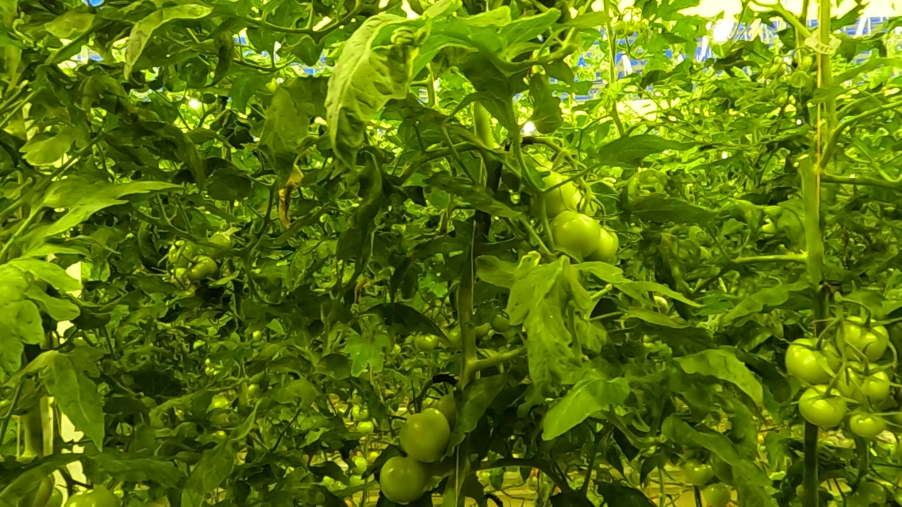
#> input picture 006_LS_ImageMaskLabel_paddle_seg/data/JPEGImages/GX010034_10.jpg, 2704 x 1520 px, found by its file name (shown at 1/3 size); the run also reads 3 pictures not shown here
$ jupyter execute --allow-errors LS_to_paddlepaddle_seg.ipynb
#> lines starting #> are read from the running program, lines starting #| are printed output that depends on the picture
[cell 1]
import numpy as np
import os
import json
import cv2 as cv
import shutil
import random

### Check initial

[cell 2]
# paddle anot
# path_img = "/Users/YaVolkonskiy/Documents/Projects/tomato/data/002_data_experiments/example_paddle_seg/optic_disc_seg/Annotations/H0002.png"


# anot our
# path_img = "/Users/YaVolkonskiy/Documents/Projects/tomato/data/002_data_experiments/004_train_Mask2Former_panoptic_23_10_23/paddle_paddle_resized/Annotations/GX010026_73.png"
path_img = "/Users/YaVolkonskiy/Documents/Projects/tomato/data/002_data_experiments/004_train_Mask2Former_panoptic_23_10_23/paddle_paddle_512_0123/Annotations/GX010026_73.png"


img_np = cv.imread(path_img)
# img_np[220:270,220:270,:]
img_np[:,:,:3]

[cell 3]
img_np.shape
#> Out = (1520, 2704, 3)

[cell 4]
img_np

[cell 5]
img_np[420:470,420:470,:]

[cell 6]
np.unique(img_np)
#> Out = [0, 1, 2, 3]

## Set labeled imgs

[cell 7]
selected_images={"GX010034_14.jpg",
                 "GX010040_19.jpg",
                 "GX010034_10.jpg",
                 "GX010035_50.jpg",
                 "GX010044_4.jpg",
                 "GX010038_1.jpg",
                 "GX010045_15.jpg",
                 "GX010046_6.jpg",
                 "GX010045_17.jpg",
                 "GX010044_6.jpg",
                 "GX010045_17.jpg",
                 "GX010044_6.jpg",
                 "GX010040_31.jpg",
                 "GX010038_17.jpg",
                 "GX010045_29.jpg",
                 "GX010044_5.jpg",
                 "GX010040_3.jpg",
                 "GX010042_1.jpg",
                 "GX010032_8.jpg"}

path_image="/Users/YaVolkonskiy/Documents/Projects/tomato/data/001_raw_data/002_video_data_customer/002_labeled/labeled_Olga_Gelya_21_11_23/img_selected_labeled/"

## Load labeled LS anot

[cell 8]
# pth_name = "project-13-at-2023-11-21-11-39-a223ddf0.json"
pth_name ="/Users/YaVolkonskiy/Documents/Projects/tomato/data/001_raw_data/002_video_data_customer/002_labeled/labeled_Olga_Gelya_21_11_23/project-13-at-2023-11-21-11-39-a223ddf0.json"

#> (the rest of this cell did not finish here and is left out)

[cell 9]
dict_clas={"leaf":1,
            "stem":2,
            "tomato":3}

## Pipe convert LS to paddle_paddle_sef

[cell 10]
# [14 lines left out: functions relative2absalute, get_resolution, not called in this run]

def change_ext(name_file, new_ext):
    pre, ext = os.path.splitext(name_file)
    return f"{pre}.{new_ext}"

# [33 lines left out: function LS2paddle_seg, not called in this run]

## pipe to paddle_seg

[cell 11]
# dict_clas={ "leaf":80,
#             "stem":160,
#             "tomato":240 }

dict_clas={"leaf":1,
            "stem":2,
            "tomato":3}

dst="/Users/YaVolkonskiy/Documents/Projects/tomato/data/002_data_experiments/004_train_Mask2Former_panoptic_23_10_23/paddle_paddle_gray/Annotations_gray/"

#> (the rest of this cell did not finish here and is left out)

# SECOND SET

### another paddle_seg

[cell 12]
selected_images={"GX010027_42.jpg",
                 "GX010027_1.jpg",
                 "GX010028_70.jpg",
                 "GX010020_89.jpg",
                 "GX010027_6.jpg",
                 "GX010017_20.jpg",
                 "GX010023_34.jpg",
                 "GX010027_46.jpg",
                 "GX010018_63.jpg",
                 "GX010026_12.jpg",
                 "GX010024_4.jpg",
                 "GX010025_60.jpg",
                 "GX010028_20.jpg",
                 "GX010018_9.jpg",
                 "GX010021_34.jpg", # from this point new labels
                 "GX010027_37.jpg",
                 "GX010019_6.jpg",
                 "GX010023_13.jpg",
                 "GX010020_43.jpg",
                 "GX010023_55.jpg",
                 "GX010019_85.jpg",
                 "GX010026_73.jpg",
                 "GX010027_24.jpg",
                 "GX010027_19.jpg",
                 "GX010020_10.jpg",
                 "GX010028_60.jpg",
                 "GX010027_28.jpg"
                 }

[cell 13]
pth_name ="/Users/YaVolkonskiy/Documents/Projects/tomato/data/001_raw_data/001_video_data_customer/003_labels/002_labeled_studio_LEAF_TOMATO_15.11.23/project-8-at-2023-11-15-17-09-e7686567.json"

#> (the rest of this cell did not finish here and is left out)

#> (a cell that did not finish here is left out)

[cell 15]
# dict_clas={ "leaf":80,
#             "stem":160,
#             "tomato":240 }

dict_clas={"leaf":1,
            "stem":2,
            "tomato":3}

dst="/Users/YaVolkonskiy/Documents/Projects/tomato/data/002_data_experiments/004_train_Mask2Former_panoptic_23_10_23/paddle_paddle_gray/Annotations_gray/"

#> (the rest of this cell did not finish here and is left out)

## split to traind and val

[cell 16]
def del_recursiv_DS_Store(path):
    if os.path.isdir(path):
        # Clear file counter
        i = 0

        # Runs through all files in the directory
        for root, sub, files in os.walk(path):

            for file in files:

                # Checks if exists .DS_Store file
                if file == ".DS_Store":

                    # Get full path of current .DS_Store file
                    fullpath = os.path.abspath(os.path.join(root, file))
                    print (f"Deleting  + {fullpath}")

                    # Remove file
                    os.remove(fullpath)
                    i += 1

        print (f"str(i) +  files deleted")

[cell 17]
pth = "/Users/YaVolkonskiy/Documents/Projects/tomato/data/002_data_experiments/004_train_Mask2Former_panoptic_23_10_23/paddle_paddle/"

del_recursiv_DS_Store(pth)

[cell 18]
pth_labes = "/Users/YaVolkonskiy/Documents/Projects/tomato/data/002_data_experiments/004_train_Mask2Former_panoptic_23_10_23/paddle_paddle/Annotations"

list_anot = os.listdir(pth_labes)
list_anot
# UpdatedList = random.sample(list_anot, 3)

[cell 19]
def split_TrainVal(l,p):
    amount_for_train = int(len(l)*p)
    train_set = set(random.sample(l, amount_for_train))
    # val_set = list(set(l)-set(l_train))
    l=set(l)
    val_set=l.difference(train_set)
    return list(train_set), list(val_set)

[cell 20]
train_list, val_list = split_TrainVal(list_anot, 0.85)


print(f"Amount train_list : {len(train_list)}")
print(f"Amount val_list   : {len(val_list)}")

print( f"Intersection is none: {set(train_list).intersection( set(val_list))==set()} " )

[cell 21]
def write_anot(exmpl_list, dst_dirout, name_file):
#> called with name_file = 'val_list.txt'
    val_str= ""

    img_foldName = "JPEGImages"
    anot_foldName = "Annotations"

    for name_file_anot in exmpl_list:
        name_file_jpg = change_ext(name_file_anot, "jpg")
        tmp_str = f"{img_foldName}/{name_file_jpg} {anot_foldName}/{name_file_anot}"
        val_str= f"{val_str}\n{tmp_str}"

    val_str=val_str.strip("\n")

    dst_dirout = os.path.join(dst_dirout, name_file)
    with open(dst_dirout, 'w') as f:
        f.write(val_str)
    print(f"Well done!!!")
    return val_str

[cell 22]
name_file = "val_list.txt"
dst_dirout = "/Users/YaVolkonskiy/Documents/Projects/tomato/data/002_data_experiments/004_train_Mask2Former_panoptic_23_10_23/paddle_paddle/"

exmpl_list = val_list

val_str= write_anot(exmpl_list, dst_dirout, name_file)

[cell 23]
val_str.strip("\n")

[cell 24]
name_file = "train_list.txt"
dst_dirout = "/Users/YaVolkonskiy/Documents/Projects/tomato/data/002_data_experiments/004_train_Mask2Former_panoptic_23_10_23/paddle_paddle/"

exmpl_list = train_list

val_str= write_anot(exmpl_list, dst_dirout, name_file)

[cell 25]
path_img = "/Users/YaVolkonskiy/Documents/Projects/tomato/data/002_data_experiments/004_train_Mask2Former_panoptic_23_10_23/paddle_paddle_resized/Annotations/GX010018_9.png"

img_np = cv.imread(path_img)
# img_np[220:270,220:270,:]
img_np[:,:,:3].max()

np.unique(img_np)
#> Out = [0, 1, 2, 3]

[cell 26]
import cv2

# path_img = "/Users/YaVolkonskiy/Documents/Projects/tomato/data/002_data_experiments/example_paddle_seg/optic_disc_seg/Annotations/H0002.png"
path_img = "/Users/YaVolkonskiy/Documents/Projects/tomato/data/002_data_experiments/004_train_Mask2Former_panoptic_23_10_23/paddle_paddle_resized/Annotations/GX010018_9.png"


img_np = cv2.imread(path_img, cv2.IMREAD_UNCHANGED)


img_np

[cell 27]
def resize (src, dst, res):
    res = cv.resize(img, (width, height), interpolation = cv.INTER_NEAREST)
    cv.imwrite

[cell 28]
src = "/Users/YaVolkonskiy/Documents/Projects/tomato/data/002_data_experiments/004_train_Mask2Former_panoptic_23_10_23/paddle_paddle/Annotations"

dst = "/Users/YaVolkonskiy/Documents/Projects/tomato/data/002_data_experiments/004_train_Mask2Former_panoptic_23_10_23/paddle_paddle_resized/Annotations"

res =  (512,512)

[cell 29]
import os

src = "/Users/YaVolkonskiy/Documents/Projects/tomato/data/002_data_experiments/004_train_Mask2Former_panoptic_23_10_23/paddle_paddle/Annotations"
dst = "/Users/YaVolkonskiy/Documents/Projects/tomato/data/002_data_experiments/004_train_Mask2Former_panoptic_23_10_23/paddle_paddle_512_0123/Annotations"
res =  (512,512)

for img_name in os.listdir(src):
    src_ful_name = os.path.join(src, img_name)
    dst_ful_name = os.path.join(dst, img_name)

    img_np = cv.imread(src_ful_name)
    img_np = cv.resize(img_np, res, interpolation = cv.INTER_NEAREST)
#> img_np: shape (512, 512, 3)
    # cv.imwrite()
    cv.imwrite(dst_ful_name, img_np)
#> pass 2 of the loop `for img_name in os.listdir(src):`:
#> pass 3 of the loop `for img_name in os.listdir(src):`:
#> the loop made 4 passes; the first 3 are shown

[cell 30]
import os

src = "//Users/YaVolkonskiy/Documents/Projects/tomato/data/002_data_experiments/004_train_Mask2Former_panoptic_23_10_23/paddle_paddle/JPEGImages"

dst = "/Users/YaVolkonskiy/Documents/Projects/tomato/data/002_data_experiments/004_train_Mask2Former_panoptic_23_10_23/paddle_paddle_resized/JPEGImages"

res =  (512,512)
for img_name in os.listdir(src):
    src_ful_name = os.path.join(src, img_name)
    dst_ful_name = os.path.join(dst, img_name)

    img_np = cv.imread(src_ful_name)
#> img_np is the input picture: shape (1520, 2704, 3); mean B, G, R 11.5, 116.1, 91.7
    img_np = cv.resize(img_np, res, interpolation = cv.INTER_CUBIC)
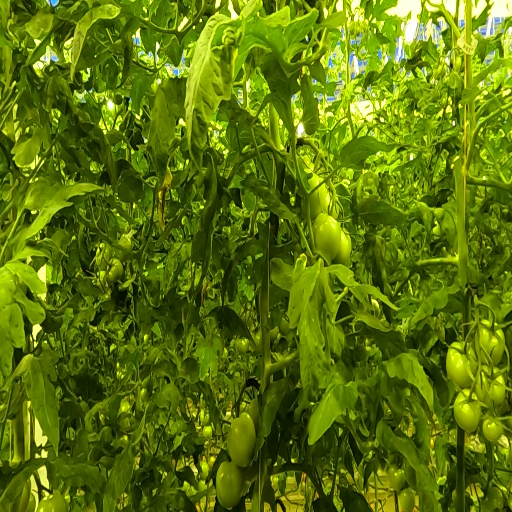
#> img_np: shape (512, 512, 3); mean B, G, R 11.5, 116.1, 91.7
    # cv.imwrite()
    cv.imwrite(dst_ful_name, img_np)
#> pass 2 of the loop `for img_name in os.listdir(src):`:
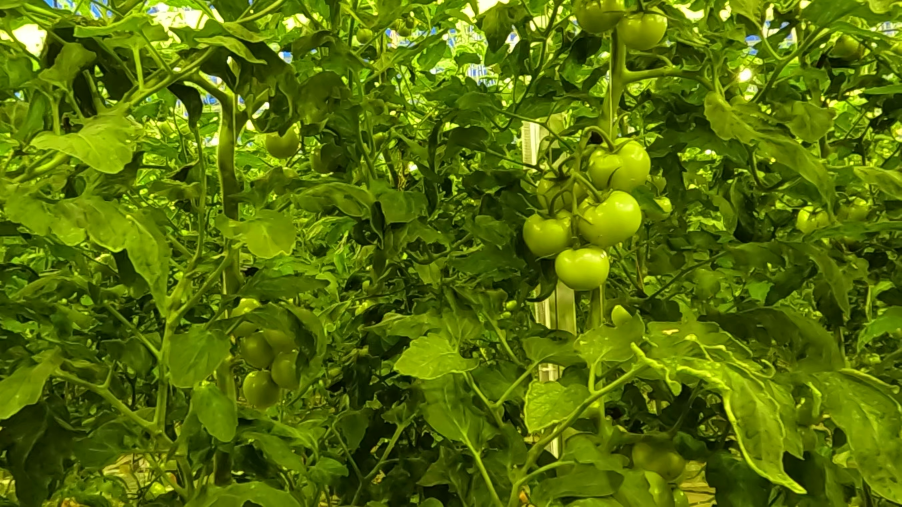
#> input picture 006_LS_ImageMaskLabel_paddle_seg/data/JPEGImages/GX010034_14.jpg, 2704 x 1520 px, found by its file name (shown at 1/3 size)
#> img_np is the input picture: shape (1520, 2704, 3); mean B, G, R 9.5, 111.1, 87.1
#> `img_np = cv.resize(img_np, res, interpolation = cv.INTER_CUBIC)`:
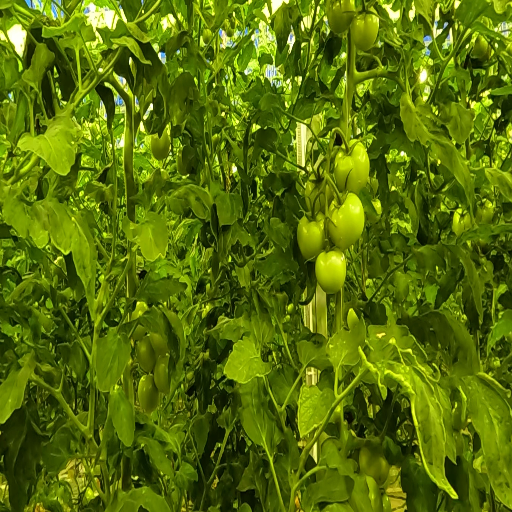
#> img_np: shape (512, 512, 3); mean B, G, R 9.5, 111.1, 87.1
#> pass 3 of the loop `for img_name in os.listdir(src):`:
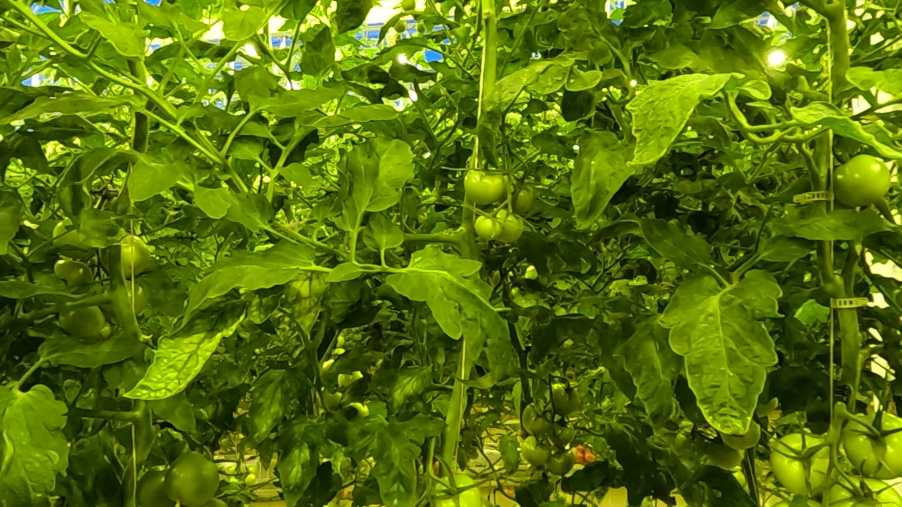
#> input picture 006_LS_ImageMaskLabel_paddle_seg/data/JPEGImages/GX010035_50.jpg, 2704 x 1520 px, found by its file name (shown at 1/3 size)
#> img_np is the input picture: shape (1520, 2704, 3); mean B, G, R 10, 113.1, 88.1
#> `img_np = cv.resize(img_np, res, interpolation = cv.INTER_CUBIC)`:
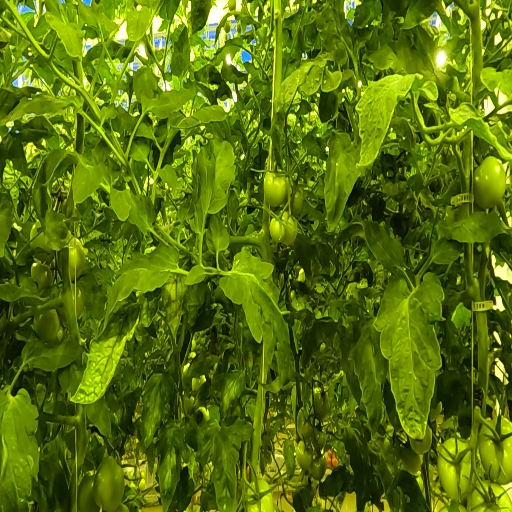
#> img_np: shape (512, 512, 3); mean B, G, R 10, 113.1, 88.1
#> the loop made 5 passes; the first 3 are shown
